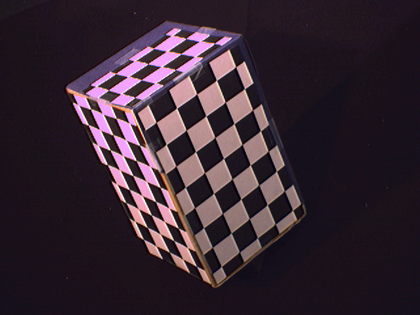
%> input picture HW/assgn5/data/calib_right.bmp, 420 x 315 px, shrunk from 640 x 480 before the run
$ octave main.m   (GNU Octave 9; MATLAB toolbox functions it lacks are replaced by stand-ins)
%> lines starting %> are read from the running program, lines starting %| are printed output that depends on the picture
%> further down, im is the input picture: size 315x420x3 uint8; mean R, G, B 54.6, 39.6, 50.4
### HW/assgn5/edgels.m
function [X,G]=edgels(im,sigma)
%> called with sigma = 0.6
%EDGELS   Edge detector based on Laplacian of Gaussian
%  [X,G]=EDGELS(IM,SIGMA) computes edges in image IM at the scale given by
%  the scalar value SIGMA. SIGMA is the standard deviation (in pixels) of
%  the Gaussian filters used to computed first and second derivatives in
%  the image.
%
%  The output X is an Nx2 array, where each row is the (x,y) position of an
%  edge point (or 'edgel'). Edgels are localized to sub-pixel accuracy, so
%  these coordinates are not generally integers. The output G is another
%  Nx2 array that stores the gradient vector at each edge point.
%
%  The norm of each row of Dx provides the gradient magnitudes, for example, and
%  edgels with small gradient magnitudes can be removed as a post-process,
%  by performing additional operations on the [X,G] returned by this function.
%
%  Reference:
%  ----------
%  Closely related to the algorithm described in Chapter Four of R.
%  Szeliski, "Computer Vision: Algorithms and Applications", available in
%  draft form at http://research.microsoft.com/en-us/um/people/szeliski/Book/

% convert image to double grayscale (so intensity values are in [0,1])
if size(im,3)>1
	im=im2double(rgb2gray(im));
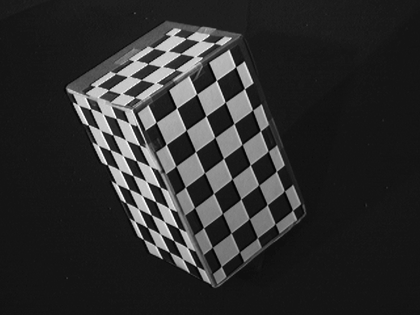
%> im: size 315x420 double; min 0, max 1, mean 0.178
else
	im=im2double(im);
end

% LoG response
Ilog=conv2(im,lapgauss(sigma),'same');
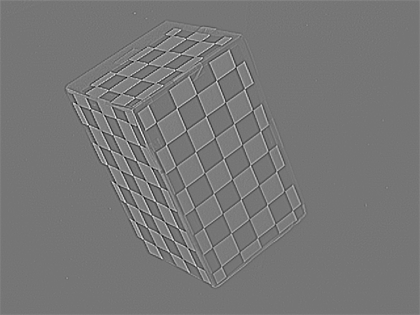
%> Ilog: size 315x420 double; min -3.08, max 3.65, mean 0.0757; drawn with min black and max white

% locate the four-pixel squares having exactly two
%   zero-crossings along their four pair-wise connections
%<your code here>
S = Ilog>0;
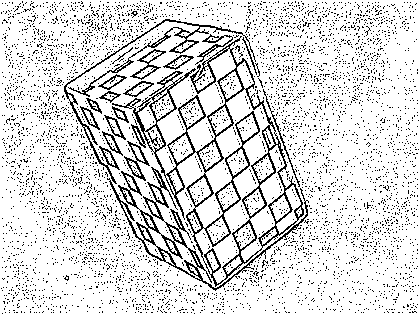
%> S: size 315x420 logical; 85.5% white; black in thin lines or dots
[n,m]=size(im);
%> n = 315; m = 420
Z = zeros(n,m);
for i=1:n-1
    for j=1:m-1
        Z(i,j) = (double(S(i,j)~=S(i,j+1))+double(S(i,j)~=S(i+1,j))) == 2;
    end
end
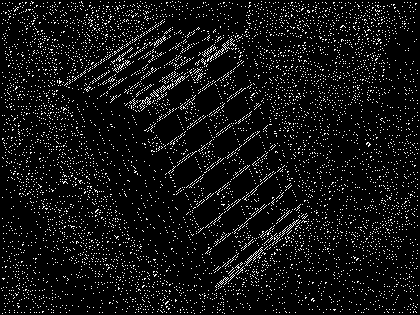
%> Z: size 315x420 double; values 0 (black) and 1 (white), 7.2% white in thin lines or dots
% sub-pixel localization of these surviving zero-crossings. Use Szeliski
%   equation 4.25. Note that the equation has a type-o; the formula should use
%   directly the values of the LoG response Ilog, instead of their signs
%   S(Ilog).
%<your code here>
[I,J]=ind2sub([n,m],find(Z==1));
%> I = 9462 values from 2 to 314; J = 9462 values from 2 to 419
X = zeros(length(I),2);
for i=1:length(I)
    cx1 = I(i).*Ilog(I(i)+1,J(i))-(I(i)+1).*Ilog(I(i),J(i))/(Ilog(I(i)+1,J(i))-Ilog(I(i),J(i)));
    cy1 = J(i);
    cx2 = I(i);
    cy2 = J(i).*Ilog(I(i),J(i)+1)-(J(i)+1).*Ilog(I(i),J(i))/(Ilog(I(i),J(i)+1)-Ilog(I(i),J(i)));
    X(i,1) = (cx1+cx2)/2;
    X(i,2) = (cy1+cy2)/2;
end
%> this loop made 9462 passes
%> (cx1, cy1, cx2, cy2) on passes 1 to 3: (3.75, 2, 14, 0.842), (10.41, 2, 98, 0.197), (87.65, 2, 289, 1.47)
% sample the image gradient at these localized points. (The
%   localized points are assumed to be in an Nx2 array X
%   with rows of the form (x,y).)
%<your code here>
[Dx,Dy] = deriv(sigma);
Jgradx=conv2(im,Dx,'same');
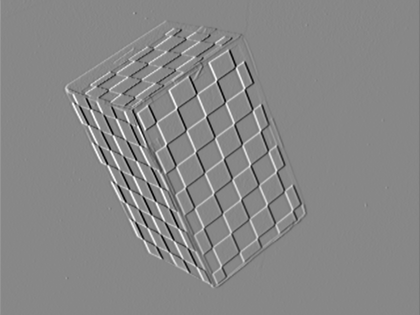
%> Jgradx: size 315x420 double; min -2.55, max 2.24, mean -1.17e-05; drawn with min black and max white
Jgrady=conv2(im,Dy,'same');
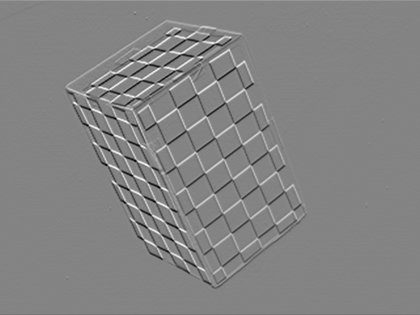
%> Jgrady: size 315x420 double; min -2.38, max 2.21, mean -0.000289; drawn with min black and max white
G = zeros(length(I),2);
G(:,1)=interp2(Jgradx,X(:,1),X(:,2));
G(:,2)=interp2(Jgrady,X(:,1),X(:,2));
%%% SUB-ROUTINESD
%%%
end

### HW/assgn5/deriv.m
function [Dx,Dy]=deriv(sigma)
% Create derivative-of-Gaussian kernels for horizontal and vertical derivatives.
% Input SIGMA is the standard deviation of the Gaussian. Use equation 4.21
% in the Szelsiki book. Note that the equation has a type-o; the multiplicative
% factor 1/sigma^3 should instead be 1/sigma^4; this does not affect the results
% though.

%<your code here>
w=2*floor(ceil(7*sigma)/2)+1;
[xx,yy]=meshgrid(-(w-1)/2:(w-1)/2,-(w-1)/2:(w-1)/2);

Dx=(1/(sigma^4)).*(-xx).*exp(-(xx.^2+yy.^2)/(2*sigma^2));
Dy=(1/(sigma^4)).*(-yy).*exp(-(xx.^2+yy.^2)/(2*sigma^2));
end

### HW/assgn5/lapgauss.m
function DD=lapgauss(sigma)
% Create Laplacian-of-Gaussian kernel with standard deviation SIGMA.
% Use equation 4.23 in the Szelsiki book.

% use an odd-size square window with length greater than 5 times sigma
w=2*floor(ceil(7*sigma)/2)+1;
[xx,yy]=meshgrid(-(w-1)/2:(w-1)/2,-(w-1)/2:(w-1)/2);

% Equation 4.23 from Szeliski's book. (Actually, he has a small type-o;
%   the equation here is correct)
DD=(1/(sigma^4)).*(1-(xx.^2+yy.^2)/(2*sigma^2)).*exp(-(xx.^2+yy.^2)/(2*sigma^2));

return;
end

### HW/assgn5/main.m
im = imread('./data/calib_right.bmp');
sigma = 0.6;
[X,G] = edgels(im,sigma);
figure
imshow(im)
hold on
quiver(X(:,1),X(:,2),G(:,1),G(:,2))
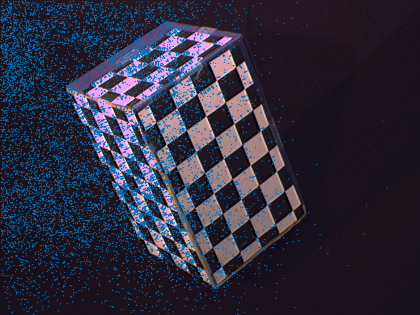
%> figure redrawn from the program's plot data
%%
% [18 lines of commented-out code are left out]
